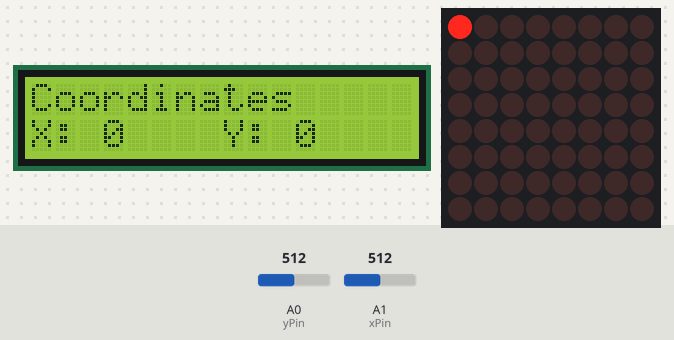
A program run on a simulated Arduino Uno, built with avr-gcc and run on an emulated ATmega328P. Parts: 16×2 character LCD, 8×8 LED matrix. Inputs (shaded band) come from the test bench; at power-on: A0 (yPin) = 512, A1 (xPin) = 512.

Above: at 1.2 s.
1.3 s: A0 (yPin) set to 968
4.3 s: A0 (yPin) set to 987
At 4.36 s:
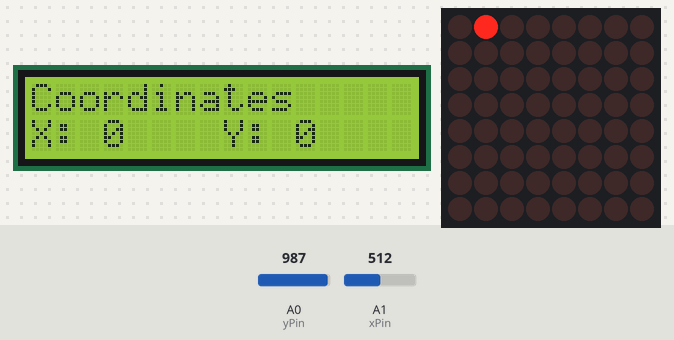
6.1 s: A1 (xPin) set to 118
7.6 s: A1 (xPin) set to 96
At 7.76 s:
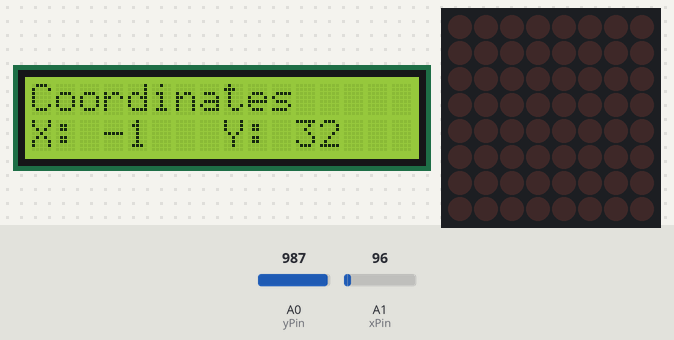
9.2 s: A1 (xPin) set to 122
At 9.36 s:
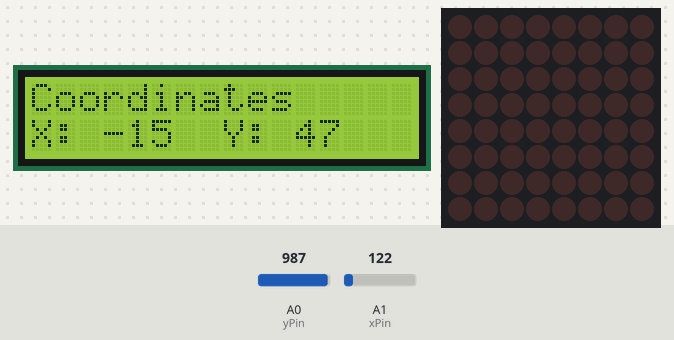
10.8 s: A0 (yPin) set to 0
At 11.06 s:
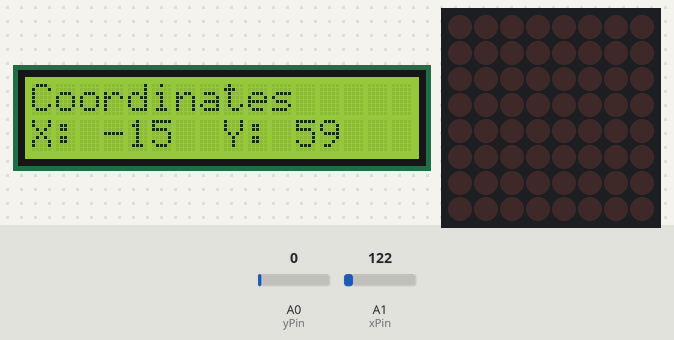

The program:

main.cpp
```cpp
#include "include/main.h"

//LCD setup
LiquidCrystal lcd(rs, en, d4, d5, d6, d7);

//LED setup
LedControl led(DataPin,CLK,CS,1);

//kinematic vectors
ivec2 velocity;
ivec2 position;

int JoyX;
int JoyY;


void positionCalculations(ivec2 velocity) {
  position.x =+ (velocity.x+position.x);
  position.y =+ velocity.y+position.y;
}
void setup() {
  led.shutdown(0,false);
  led.setIntensity(0,8);
  led.clearDisplay(0);
  pinMode(yPin, INPUT);
  pinMode(xPin, INPUT);
  pinMode(SwitchPin, INPUT);
  lcd.begin(16, 2);
  lcd.print("Joystick:");
}

void loop() {
     lcd.setCursor(0,0);

      lcd.print("Coordinates");
      JoyY = analogRead(yPin)-496; //offset to center 0,0
      JoyX = analogRead(xPin)- 507; //offset to center 0,0
      velocity.x = JoyX/400;
      velocity.y = JoyY/480;

      lcd.setCursor(0,1);
      lcd.print("X: ");
      lcd.print(position.x);
      lcd.setCursor(8,1);
      lcd.print("Y: ");
      lcd.print(position.y);
      positionCalculations(velocity);

      led.setLed(0,(-1)*position.x,position.y,true);


      delay(100);
      led.clearDisplay(0);
      lcd.clear();
}
```

main.h
```cpp
#pragma once
#include <Arduino.h>
#include <LiquidCrystal.h>
#include <LedControl.h>
#include <Vector.h>

//Pins
const int xPin = A1;
const int yPin = A0;
const int SwitchPin = 9;
const int rs = 13, en = 6, d4 = 5, d5 = 4, d6 = 3, d7 = 2;
const int DataPin = 12;
const int CS = 11;
const int CLK = 10;

struct ivec2 {
  int x;
  int y;
};
template<typename T> void Verbose(T x) {
  //Serial.print(x);
};
```

Measured:
- the behaviour switches between 975 and 976 on A0 (yPin) (found by bisection; images 0 and 1)
- the behaviour switches between 108 and 107 on A1 (xPin) (found by bisection; images 1 and 2)
- after the input at 4.3 s, the display: changes at once (image 1)
- what the display in image 0 shows lasts 0.4 s, from 0.8 s to 1.2 s
